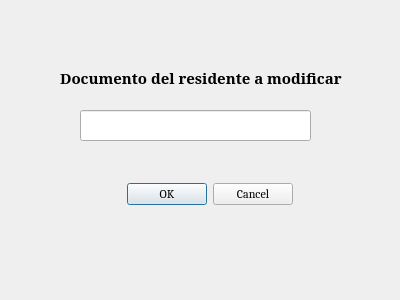
<?xml version="1.0" encoding="UTF-8"?>
<ui version="4.0">
 <class>Dialog</class>
 <widget class="QDialog" name="Dialog">
  <property name="geometry">
   <rect>
    <x>0</x>
    <y>0</y>
    <width>400</width>
    <height>300</height>
   </rect>
  </property>
  <property name="windowTitle">
   <string>Dialog</string>
  </property>
  <widget class="QLineEdit" name="busc_resmod">
   <property name="geometry">
    <rect>
     <x>80</x>
     <y>110</y>
     <width>231</width>
     <height>31</height>
    </rect>
   </property>
  </widget>
  <widget class="QLabel" name="label">
   <property name="geometry">
    <rect>
     <x>60</x>
     <y>70</y>
     <width>291</width>
     <height>16</height>
    </rect>
   </property>
   <property name="font">
    <font>
     <family>Garamond</family>
     <pointsize>11</pointsize>
     <weight>75</weight>
     <bold>true</bold>
    </font>
   </property>
   <property name="text">
    <string>Documento del residente a modificar</string>
   </property>
  </widget>
  <widget class="QDialogButtonBox" name="boton_buscmod">
   <property name="geometry">
    <rect>
     <x>100</x>
     <y>180</y>
     <width>193</width>
     <height>28</height>
    </rect>
   </property>
   <property name="font">
    <font>
     <family>Cambria</family>
    </font>
   </property>
   <property name="standardButtons">
    <set>QDialogButtonBox::Cancel|QDialogButtonBox::Ok</set>
   </property>
  </widget>
 </widget>
 <resources/>
 <connections/>
</ui>
